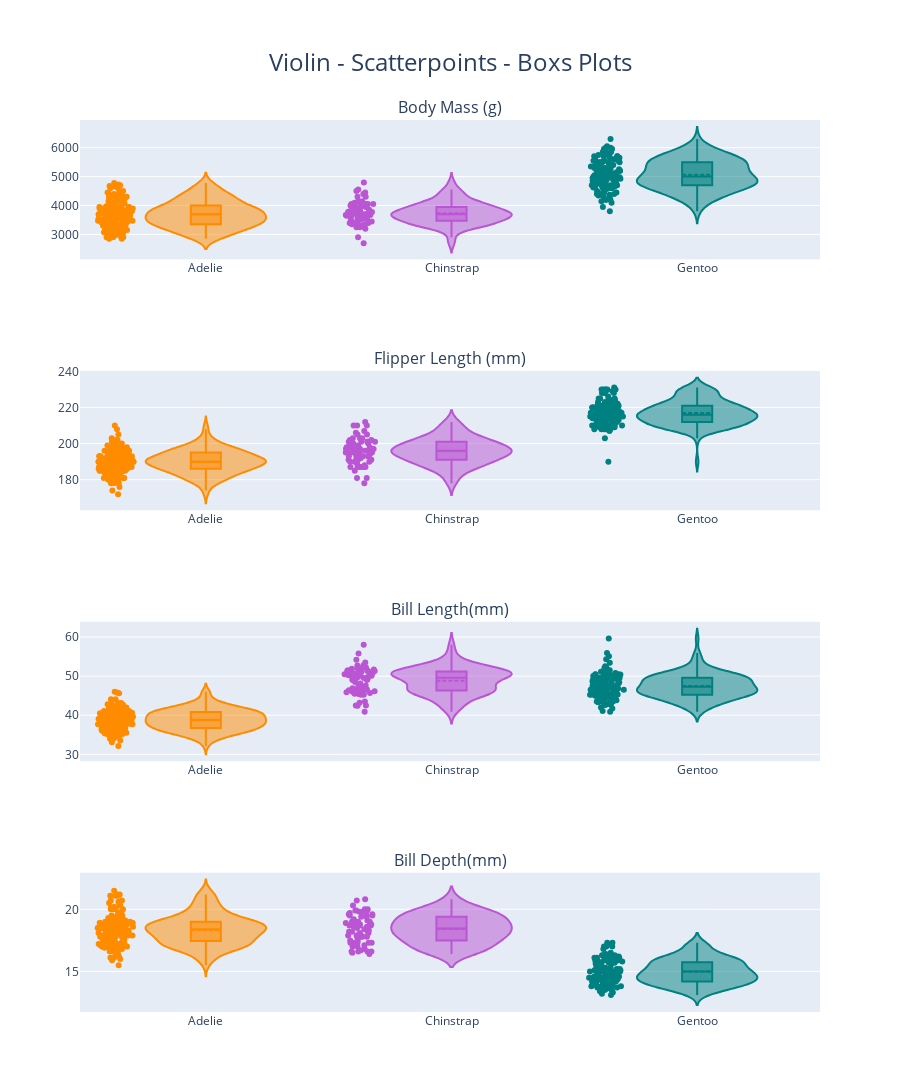

Here is the notebook cell this chart was saved with:
### Code cell
from plotly.subplots import make_subplots
import plotly.graph_objects as go
color =['darkorange','mediumorchid','teal']
trace_bm = []
for var,col in zip(df.Species.unique(),color):
    trace = go.Violin(x = df['Species'][df['Species']==var], y =df['Body_Mass(g)'][df['Species']==var],
                    box_visible=True,
                    meanline_visible=True,
                    points='all',
                    line_color=col,
                    name=var)
    trace_bm.append(trace)
trace_flipper = []
for var,col in zip(df.Species.unique(),color):
    trace2 = go.Violin(x = df['Species'][df['Species']==var], y =df['Flipper_Length(mm)'][df['Species']==var],
             box_visible=True,
             meanline_visible=True,
             points='all',
             line_color=col,
        )
    trace_flipper.append(trace2)

trace_bill_lenght = []
for var,col in zip(df.Species.unique(),color):
    trace2 = go.Violin(x = df['Species'][df['Species']==var], y =df['Bill_Length(mm)'][df['Species']==var],
             box_visible=True,
             meanline_visible=True,
             points='all',
             line_color=col,
        )
    trace_bill_lenght.append(trace2)

trace_bill_depth = []
for var,col in zip(df.Species.unique(),color):
    trace2 = go.Violin(x = df['Species'][df['Species']==var], y =df['Bill_Depth(mm)'][df['Species']==var],
             box_visible=True,
             meanline_visible=True,
             points='all',
             line_color=col,
        )
    trace_bill_depth.append(trace2)

fig = make_subplots(rows=4, cols=1, subplot_titles=("Body Mass (g)","Flipper Length (mm)", 'Bill Length(mm)', 'Bill Depth(mm)')) 
for i in trace_bm:
    fig.add_trace(i,row=1,col=1)
for j in trace_flipper:    
    fig.add_trace(j,row=2,col=1)
for j in trace_bill_lenght:    
    fig.add_trace(j,row=3,col=1)
for j in trace_bill_depth:    
    fig.add_trace(j,row=4,col=1)
fig.update_layout(showlegend = False, 
                    title = 'Violin - Scatterpoints - Boxs Plots',
                    title_x=0.5,
                    title_y=0.95,
                    title_font=dict(size=24),
                    height=1200,
                    margin=dict(t=120))
fig.show()

### Figure 1 — Plotly figure (JSON) as saved in the notebook; plotly's stock layout.template omitted (floating-point values rounded to 4 significant figures; data arrays with more than 128 entries replaced by an {"elided": "..."} marker saying what was removed)
{"data": [{"box": {"visible": true}, "line": {"color": "darkorange"}, "meanline": {"visible": true}, "name": "Adelie", "points": "all", "type": "violin", "x": {"elided": "152 str values"}, "xaxis": "x", "y": {"elided": "152 int values"}, "yaxis": "y"}, {"box": {"visible": true}, "line": {"color": "mediumorchid"}, "meanline": {"visible": true}, "name": "Chinstrap", "points": "all", "type": "violin", "x": ["Chinstrap", "Chinstrap", "Chinstrap", "Chinstrap", "Chinstrap", "Chinstrap", "Chinstrap", "Chinstrap", "Chinstrap", "Chinstrap", "Chinstrap", "Chinstrap", "Chinstrap", "Chinstrap", "Chinstrap", "Chinstrap", "Chinstrap", "Chinstrap", "Chinstrap", "Chinstrap", "Chinstrap", "Chinstrap", "Chinstrap", "Chinstrap", "Chinstrap", "Chinstrap", "Chinstrap", "Chinstrap", "Chinstrap", "Chinstrap", "Chinstrap", "Chinstrap", "Chinstrap", "Chinstrap", "Chinstrap", "Chinstrap", "Chinstrap", "Chinstrap", "Chinstrap", "Chinstrap", "Chinstrap", "Chinstrap", "Chinstrap", "Chinstrap", "Chinstrap", "Chinstrap", "Chinstrap", "Chinstrap", "Chinstrap", "Chinstrap", "Chinstrap", "Chinstrap", "Chinstrap", "Chinstrap", "Chinstrap", "Chinstrap", "Chinstrap", "Chinstrap", "Chinstrap", "Chinstrap", "Chinstrap", "Chinstrap", "Chinstrap", "Chinstrap", "Chinstrap", "Chinstrap", "Chinstrap", "Chinstrap"], "xaxis": "x", "y": [3500, 3900, 3650, 3525, 3725, 3950, 3250, 3750, 4150, 3700, 3800, 3775, 3700, 4050, 3575, 4050, 3300, 3700, 3450, 4400, 3600, 3400, 2900, 3800, 3300, 4150, 3400, 3800, 3700, 4550, 3200, 4300, 3350, 4100, 3600, 3900, 3850, 4800, 2700, 4500, 3950, 3650, 3550, 3500, 3675, 4450, 3400, 4300, 3250, 3675, 3325, 3950, 3600, 4050, 3350, 3450, 3250, 4050, 3800, 3525, 3950, 3650, 3650, 4000, 3400, 3775, 4100, 3775], "yaxis": "y"}, {"box": {"visible": true}, "line": {"color": "teal"}, "meanline": {"visible": true}, "name": "Gentoo", "points": "all", "type": "violin", "x": ["Gentoo", "Gentoo", "Gentoo", "Gentoo", "Gentoo", "Gentoo", "Gentoo", "Gentoo", "Gentoo", "Gentoo", "Gentoo", "Gentoo", "Gentoo", "Gentoo", "Gentoo", "Gentoo", "Gentoo", "Gentoo", "Gentoo", "Gentoo", "Gentoo", "Gentoo", "Gentoo", "Gentoo", "Gentoo", "Gentoo", "Gentoo", "Gentoo", "Gentoo", "Gentoo", "Gentoo", "Gentoo", "Gentoo", "Gentoo", "Gentoo", "Gentoo", "Gentoo", "Gentoo", "Gentoo", "Gentoo", "Gentoo", "Gentoo", "Gentoo", "Gentoo", "Gentoo", "Gentoo", "Gentoo", "Gentoo", "Gentoo", "Gentoo", "Gentoo", "Gentoo", "Gentoo", "Gentoo", "Gentoo", "Gentoo", "Gentoo", "Gentoo", "Gentoo", "Gentoo", "Gentoo", "Gentoo", "Gentoo", "Gentoo", "Gentoo", "Gentoo", "Gentoo", "Gentoo", "Gentoo", "Gentoo", "Gentoo", "Gentoo", "Gentoo", "Gentoo", "Gentoo", "Gentoo", "Gentoo", "Gentoo", "Gentoo", "Gentoo", "Gentoo", "Gentoo", "Gentoo", "Gentoo", "Gentoo", "Gentoo", "Gentoo", "Gentoo", "Gentoo", "Gentoo", "Gentoo", "Gentoo", "Gentoo", "Gentoo", "Gentoo", "Gentoo", "Gentoo", "Gentoo", "Gentoo", "Gentoo", "Gentoo", "Gentoo", "Gentoo", "Gentoo", "Gentoo", "Gentoo", "Gentoo", "Gentoo", "Gentoo", "Gentoo", "Gentoo", "Gentoo", "Gentoo", "Gentoo", "Gentoo", "Gentoo", "Gentoo", "Gentoo", "Gentoo", "Gentoo", "Gentoo", "Gentoo", "Gentoo", "Gentoo"], "xaxis": "x", "y": [4500, 5700, 4450, 5700, 5400, 4550, 4800, 5200, 4400, 5150, 4650, 5550, 4650, 5850, 4200, 5850, 4150, 6300, 4800, 5350, 5700, 5000, 4400, 5050, 5000, 5100, 4100, 5650, 4600, 5550, 5250, 4700, 5050, 6050, 5150, 5400, 4950, 5250, 4350, 5350, 3950, 5700, 4300, 4750, 5550, 4900, 4200, 5400, 5100, 5300, 4850, 5300, 4400, 5000, 4900, 5050, 4300, 5000, 4450, 5550, 4200, 5300, 4400, 5650, 4700, 5700, 4650, 5800, 4700, 5550, 4750, 5000, 5100, 5200, 4700, 5800, 4600, 6000, 4750, 5950, 4625, 5450, 4725, 5350, 4750, 5600, 4600, 5300, 4875, 5550, 4950, 5400, 4750, 5650, 4850, 5200, 4925, 4875, 4625, 5250, 4850, 5600, 4975, 5500, 4725, 5500, 4700, 5500, 4575, 5500, 5000, 5950, 4650, 5500, 4375, 5850, 4875, 6000, 4925, 3800, 4850, 5750, 5200, 5400], "yaxis": "y"}, {"box": {"visible": true}, "line": {"color": "darkorange"}, "meanline": {"visible": true}, "points": "all", "type": "violin", "x": {"elided": "152 str values"}, "xaxis": "x2", "y": {"elided": "152 int values"}, "yaxis": "y2"}, {"box": {"visible": true}, "line": {"color": "mediumorchid"}, "meanline": {"visible": true}, "points": "all", "type": "violin", "x": ["Chinstrap", "Chinstrap", "Chinstrap", "Chinstrap", "Chinstrap", "Chinstrap", "Chinstrap", "Chinstrap", "Chinstrap", "Chinstrap", "Chinstrap", "Chinstrap", "Chinstrap", "Chinstrap", "Chinstrap", "Chinstrap", "Chinstrap", "Chinstrap", "Chinstrap", "Chinstrap", "Chinstrap", "Chinstrap", "Chinstrap", "Chinstrap", "Chinstrap", "Chinstrap", "Chinstrap", "Chinstrap", "Chinstrap", "Chinstrap", "Chinstrap", "Chinstrap", "Chinstrap", "Chinstrap", "Chinstrap", "Chinstrap", "Chinstrap", "Chinstrap", "Chinstrap", "Chinstrap", "Chinstrap", "Chinstrap", "Chinstrap", "Chinstrap", "Chinstrap", "Chinstrap", "Chinstrap", "Chinstrap", "Chinstrap", "Chinstrap", "Chinstrap", "Chinstrap", "Chinstrap", "Chinstrap", "Chinstrap", "Chinstrap", "Chinstrap", "Chinstrap", "Chinstrap", "Chinstrap", "Chinstrap", "Chinstrap", "Chinstrap", "Chinstrap", "Chinstrap", "Chinstrap", "Chinstrap", "Chinstrap"], "xaxis": "x2", "y": [192, 196, 193, 188, 197, 198, 178, 197, 195, 198, 193, 194, 185, 201, 190, 201, 197, 181, 190, 195, 181, 191, 187, 193, 195, 197, 200, 200, 191, 205, 187, 201, 187, 203, 195, 199, 195, 210, 192, 205, 210, 187, 196, 196, 196, 201, 190, 212, 187, 198, 199, 201, 193, 203, 187, 197, 191, 203, 202, 194, 206, 189, 195, 207, 202, 193, 210, 198], "yaxis": "y2"}, {"box": {"visible": true}, "line": {"color": "teal"}, "meanline": {"visible": true}, "points": "all", "type": "violin", "x": ["Gentoo", "Gentoo", "Gentoo", "Gentoo", "Gentoo", "Gentoo", "Gentoo", "Gentoo", "Gentoo", "Gentoo", "Gentoo", "Gentoo", "Gentoo", "Gentoo", "Gentoo", "Gentoo", "Gentoo", "Gentoo", "Gentoo", "Gentoo", "Gentoo", "Gentoo", "Gentoo", "Gentoo", "Gentoo", "Gentoo", "Gentoo", "Gentoo", "Gentoo", "Gentoo", "Gentoo", "Gentoo", "Gentoo", "Gentoo", "Gentoo", "Gentoo", "Gentoo", "Gentoo", "Gentoo", "Gentoo", "Gentoo", "Gentoo", "Gentoo", "Gentoo", "Gentoo", "Gentoo", "Gentoo", "Gentoo", "Gentoo", "Gentoo", "Gentoo", "Gentoo", "Gentoo", "Gentoo", "Gentoo", "Gentoo", "Gentoo", "Gentoo", "Gentoo", "Gentoo", "Gentoo", "Gentoo", "Gentoo", "Gentoo", "Gentoo", "Gentoo", "Gentoo", "Gentoo", "Gentoo", "Gentoo", "Gentoo", "Gentoo", "Gentoo", "Gentoo", "Gentoo", "Gentoo", "Gentoo", "Gentoo", "Gentoo", "Gentoo", "Gentoo", "Gentoo", "Gentoo", "Gentoo", "Gentoo", "Gentoo", "Gentoo", "Gentoo", "Gentoo", "Gentoo", "Gentoo", "Gentoo", "Gentoo", "Gentoo", "Gentoo", "Gentoo", "Gentoo", "Gentoo", "Gentoo", "Gentoo", "Gentoo", "Gentoo", "Gentoo", "Gentoo", "Gentoo", "Gentoo", "Gentoo", "Gentoo", "Gentoo", "Gentoo", "Gentoo", "Gentoo", "Gentoo", "Gentoo", "Gentoo", "Gentoo", "Gentoo", "Gentoo", "Gentoo", "Gentoo", "Gentoo", "Gentoo", "Gentoo", "Gentoo"], "xaxis": "x2", "y": [211, 230, 210, 218, 215, 210, 211, 219, 209, 215, 214, 216, 214, 213, 210, 217, 210, 221, 209, 222, 218, 215, 213, 215, 215, 215, 216, 215, 210, 220, 222, 209, 207, 230, 220, 220, 213, 219, 208, 208, 208, 225, 210, 216, 222, 217, 210, 225, 213, 215, 210, 220, 210, 225, 217, 220, 208, 220, 208, 224, 208, 221, 214, 231, 219, 230, 214, 229, 220, 223, 216, 221, 221, 217, 216, 230, 209, 220, 215, 223, 212, 221, 212, 224, 212, 228, 218, 218, 212, 230, 218, 228, 212, 224, 214, 226, 216, 222, 203, 225, 219, 228, 215, 228, 216, 215, 210, 219, 208, 209, 216, 229, 213, 230, 217, 230, 217, 222, 214, 190, 215, 222, 212, 213], "yaxis": "y2"}, {"box": {"visible": true}, "line": {"color": "darkorange"}, "meanline": {"visible": true}, "points": "all", "type": "violin", "x": {"elided": "152 str values"}, "xaxis": "x3", "y": {"elided": "152 float values"}, "yaxis": "y3"}, {"box": {"visible": true}, "line": {"color": "mediumorchid"}, "meanline": {"visible": true}, "points": "all", "type": "violin", "x": ["Chinstrap", "Chinstrap", "Chinstrap", "Chinstrap", "Chinstrap", "Chinstrap", "Chinstrap", "Chinstrap", "Chinstrap", "Chinstrap", "Chinstrap", "Chinstrap", "Chinstrap", "Chinstrap", "Chinstrap", "Chinstrap", "Chinstrap", "Chinstrap", "Chinstrap", "Chinstrap", "Chinstrap", "Chinstrap", "Chinstrap", "Chinstrap", "Chinstrap", "Chinstrap", "Chinstrap", "Chinstrap", "Chinstrap", "Chinstrap", "Chinstrap", "Chinstrap", "Chinstrap", "Chinstrap", "Chinstrap", "Chinstrap", "Chinstrap", "Chinstrap", "Chinstrap", "Chinstrap", "Chinstrap", "Chinstrap", "Chinstrap", "Chinstrap", "Chinstrap", "Chinstrap", "Chinstrap", "Chinstrap", "Chinstrap", "Chinstrap", "Chinstrap", "Chinstrap", "Chinstrap", "Chinstrap", "Chinstrap", "Chinstrap", "Chinstrap", "Chinstrap", "Chinstrap", "Chinstrap", "Chinstrap", "Chinstrap", "Chinstrap", "Chinstrap", "Chinstrap", "Chinstrap", "Chinstrap", "Chinstrap"], "xaxis": "x3", "y": [46.5, 50, 51.3, 45.4, 52.7, 45.2, 46.1, 51.3, 46, 51.3, 46.6, 51.7, 47, 52, 45.9, 50.5, 50.3, 58, 46.4, 49.2, 42.4, 48.5, 43.2, 50.6, 46.7, 52, 50.5, 49.5, 46.4, 52.8, 40.9, 54.2, 42.5, 51, 49.7, 47.5, 47.6, 52, 46.9, 53.5, 49, 46.2, 50.9, 45.5, 50.9, 50.8, 50.1, 49, 51.5, 49.8, 48.1, 51.4, 45.7, 50.7, 42.5, 52.2, 45.2, 49.3, 50.2, 45.6, 51.9, 46.8, 45.7, 55.8, 43.5, 49.6, 50.8, 50.2], "yaxis": "y3"}, {"box": {"visible": true}, "line": {"color": "teal"}, "meanline": {"visible": true}, "points": "all", "type": "violin", "x": ["Gentoo", "Gentoo", "Gentoo", "Gentoo", "Gentoo", "Gentoo", "Gentoo", "Gentoo", "Gentoo", "Gentoo", "Gentoo", "Gentoo", "Gentoo", "Gentoo", "Gentoo", "Gentoo", "Gentoo", "Gentoo", "Gentoo", "Gentoo", "Gentoo", "Gentoo", "Gentoo", "Gentoo", "Gentoo", "Gentoo", "Gentoo", "Gentoo", "Gentoo", "Gentoo", "Gentoo", "Gentoo", "Gentoo", "Gentoo", "Gentoo", "Gentoo", "Gentoo", "Gentoo", "Gentoo", "Gentoo", "Gentoo", "Gentoo", "Gentoo", "Gentoo", "Gentoo", "Gentoo", "Gentoo", "Gentoo", "Gentoo", "Gentoo", "Gentoo", "Gentoo", "Gentoo", "Gentoo", "Gentoo", "Gentoo", "Gentoo", "Gentoo", "Gentoo", "Gentoo", "Gentoo", "Gentoo", "Gentoo", "Gentoo", "Gentoo", "Gentoo", "Gentoo", "Gentoo", "Gentoo", "Gentoo", "Gentoo", "Gentoo", "Gentoo", "Gentoo", "Gentoo", "Gentoo", "Gentoo", "Gentoo", "Gentoo", "Gentoo", "Gentoo", "Gentoo", "Gentoo", "Gentoo", "Gentoo", "Gentoo", "Gentoo", "Gentoo", "Gentoo", "Gentoo", "Gentoo", "Gentoo", "Gentoo", "Gentoo", "Gentoo", "Gentoo", "Gentoo", "Gentoo", "Gentoo", "Gentoo", "Gentoo", "Gentoo", "Gentoo", "Gentoo", "Gentoo", "Gentoo", "Gentoo", "Gentoo", "Gentoo", "Gentoo", "Gentoo", "Gentoo", "Gentoo", "Gentoo", "Gentoo", "Gentoo", "Gentoo", "Gentoo", "Gentoo", "Gentoo", "Gentoo", "Gentoo", "Gentoo", "Gentoo"], "xaxis": "x3", "y": [46.1, 50, 48.7, 50, 47.6, 46.5, 45.4, 46.7, 43.3, 46.8, 40.9, 49, 45.5, 48.4, 45.8, 49.3, 42, 49.2, 46.2, 48.7, 50.2, 45.1, 46.5, 46.3, 42.9, 46.1, 44.5, 47.8, 48.2, 50, 47.3, 42.8, 45.1, 59.6, 49.1, 48.4, 42.6, 44.4, 44, 48.7, 42.7, 49.6, 45.3, 49.6, 50.5, 43.6, 45.5, 50.5, 44.9, 45.2, 46.6, 48.5, 45.1, 50.1, 46.5, 45, 43.8, 45.5, 43.2, 50.4, 45.3, 46.2, 45.7, 54.3, 45.8, 49.8, 46.2, 49.5, 43.5, 50.7, 47.7, 46.4, 48.2, 46.5, 46.4, 48.6, 47.5, 51.1, 45.2, 45.2, 49.1, 52.5, 47.4, 50, 44.9, 50.8, 43.4, 51.3, 47.5, 52.1, 47.5, 52.2, 45.5, 49.5, 44.5, 50.8, 49.4, 46.9, 48.4, 51.1, 48.5, 55.9, 47.2, 49.1, 47.3, 46.8, 41.7, 53.4, 43.3, 48.1, 50.5, 49.8, 43.5, 51.5, 46.2, 55.1, 44.5, 48.8, 47.2, 41.1, 46.8, 50.4, 45.2, 49.9], "yaxis": "y3"}, {"box": {"visible": true}, "line": {"color": "darkorange"}, "meanline": {"visible": true}, "points": "all", "type": "violin", "x": {"elided": "152 str values"}, "xaxis": "x4", "y": {"elided": "152 float values"}, "yaxis": "y4"}, {"box": {"visible": true}, "line": {"color": "mediumorchid"}, "meanline": {"visible": true}, "points": "all", "type": "violin", "x": ["Chinstrap", "Chinstrap", "Chinstrap", "Chinstrap", "Chinstrap", "Chinstrap", "Chinstrap", "Chinstrap", "Chinstrap", "Chinstrap", "Chinstrap", "Chinstrap", "Chinstrap", "Chinstrap", "Chinstrap", "Chinstrap", "Chinstrap", "Chinstrap", "Chinstrap", "Chinstrap", "Chinstrap", "Chinstrap", "Chinstrap", "Chinstrap", "Chinstrap", "Chinstrap", "Chinstrap", "Chinstrap", "Chinstrap", "Chinstrap", "Chinstrap", "Chinstrap", "Chinstrap", "Chinstrap", "Chinstrap", "Chinstrap", "Chinstrap", "Chinstrap", "Chinstrap", "Chinstrap", "Chinstrap", "Chinstrap", "Chinstrap", "Chinstrap", "Chinstrap", "Chinstrap", "Chinstrap", "Chinstrap", "Chinstrap", "Chinstrap", "Chinstrap", "Chinstrap", "Chinstrap", "Chinstrap", "Chinstrap", "Chinstrap", "Chinstrap", "Chinstrap", "Chinstrap", "Chinstrap", "Chinstrap", "Chinstrap", "Chinstrap", "Chinstrap", "Chinstrap", "Chinstrap", "Chinstrap", "Chinstrap"], "xaxis": "x4", "y": [17.9, 19.5, 19.2, 18.7, 19.8, 17.8, 18.2, 18.2, 18.9, 19.9, 17.8, 20.3, 17.3, 18.1, 17.1, 19.6, 20, 17.8, 18.6, 18.2, 17.3, 17.5, 16.6, 19.4, 17.9, 19, 18.4, 19, 17.8, 20, 16.6, 20.8, 16.7, 18.8, 18.6, 16.8, 18.3, 20.7, 16.6, 19.9, 19.5, 17.5, 19.1, 17, 17.9, 18.5, 17.9, 19.6, 18.7, 17.3, 16.4, 19, 17.3, 19.7, 17.3, 18.8, 16.6, 19.9, 18.8, 19.4, 19.5, 16.5, 17, 19.8, 18.1, 18.2, 19, 18.7], "yaxis": "y4"}, {"box": {"visible": true}, "line": {"color": "teal"}, "meanline": {"visible": true}, "points": "all", "type": "violin", "x": ["Gentoo", "Gentoo", "Gentoo", "Gentoo", "Gentoo", "Gentoo", "Gentoo", "Gentoo", "Gentoo", "Gentoo", "Gentoo", "Gentoo", "Gentoo", "Gentoo", "Gentoo", "Gentoo", "Gentoo", "Gentoo", "Gentoo", "Gentoo", "Gentoo", "Gentoo", "Gentoo", "Gentoo", "Gentoo", "Gentoo", "Gentoo", "Gentoo", "Gentoo", "Gentoo", "Gentoo", "Gentoo", "Gentoo", "Gentoo", "Gentoo", "Gentoo", "Gentoo", "Gentoo", "Gentoo", "Gentoo", "Gentoo", "Gentoo", "Gentoo", "Gentoo", "Gentoo", "Gentoo", "Gentoo", "Gentoo", "Gentoo", "Gentoo", "Gentoo", "Gentoo", "Gentoo", "Gentoo", "Gentoo", "Gentoo", "Gentoo", "Gentoo", "Gentoo", "Gentoo", "Gentoo", "Gentoo", "Gentoo", "Gentoo", "Gentoo", "Gentoo", "Gentoo", "Gentoo", "Gentoo", "Gentoo", "Gentoo", "Gentoo", "Gentoo", "Gentoo", "Gentoo", "Gentoo", "Gentoo", "Gentoo", "Gentoo", "Gentoo", "Gentoo", "Gentoo", "Gentoo", "Gentoo", "Gentoo", "Gentoo", "Gentoo", "Gentoo", "Gentoo", "Gentoo", "Gentoo", "Gentoo", "Gentoo", "Gentoo", "Gentoo", "Gentoo", "Gentoo", "Gentoo", "Gentoo", "Gentoo", "Gentoo", "Gentoo", "Gentoo", "Gentoo", "Gentoo", "Gentoo", "Gentoo", "Gentoo", "Gentoo", "Gentoo", "Gentoo", "Gentoo", "Gentoo", "Gentoo", "Gentoo", "Gentoo", "Gentoo", "Gentoo", "Gentoo", "Gentoo", "Gentoo", "Gentoo", "Gentoo", "Gentoo"], "xaxis": "x4", "y": [13.2, 16.3, 14.1, 15.2, 14.5, 13.5, 14.6, 15.3, 13.4, 15.4, 13.7, 16.1, 13.7, 14.6, 14.6, 15.7, 13.5, 15.2, 14.5, 15.1, 14.3, 14.5, 14.5, 15.8, 13.1, 15.1, 14.3, 15, 14.3, 15.3, 15.3, 14.2, 14.5, 17, 14.8, 16.3, 13.7, 17.3, 13.6, 15.7, 13.7, 16, 13.7, 15, 15.9, 13.9, 13.9, 15.9, 13.3, 15.8, 14.2, 14.1, 14.4, 15, 14.4, 15.4, 13.9, 15, 14.5, 15.3, 13.8, 14.9, 13.9, 15.7, 14.2, 16.8, 14.4, 16.2, 14.2, 15, 15, 15.6, 15.6, 14.8, 15, 16, 14.2, 16.3, 13.8, 16.4, 14.5, 15.6, 14.6, 15.9, 13.8, 17.3, 14.4, 14.2, 14, 17, 15, 17.1, 14.5, 16.1, 14.7, 15.7, 15.8, 14.6, 14.4, 16.5, 15, 17, 15.5, 15, 13.8, 16.1, 14.7, 15.8, 14, 15.1, 15.2, 15.9, 15.2, 16.3, 14.1, 16, 15.7, 16.2, 13.7, 17, 14.3, 15.7, 14.8, 16.1], "yaxis": "y4"}], "layout": {"annotations": [{"font": {"size": 16}, "showarrow": false, "text": "Body Mass (g)", "x": 0.5, "xanchor": "center", "xref": "paper", "y": 1, "yanchor": "bottom", "yref": "paper"}, {"font": {"size": 16}, "showarrow": false, "text": "Flipper Length (mm)", "x": 0.5, "xanchor": "center", "xref": "paper", "y": 0.7188, "yanchor": "bottom", "yref": "paper"}, {"font": {"size": 16}, "showarrow": false, "text": "Bill Length(mm)", "x": 0.5, "xanchor": "center", "xref": "paper", "y": 0.4375, "yanchor": "bottom", "yref": "paper"}, {"font": {"size": 16}, "showarrow": false, "text": "Bill Depth(mm)", "x": 0.5, "xanchor": "center", "xref": "paper", "y": 0.1562, "yanchor": "bottom", "yref": "paper"}], "height": 1200, "margin": {"t": 120}, "showlegend": false, "title": {"font": {"size": 24}, "text": "Violin - Scatterpoints - Boxs Plots", "x": 0.5, "y": 0.95}, "xaxis": {"anchor": "y", "domain": [0, 1]}, "xaxis2": {"anchor": "y2", "domain": [0, 1]}, "xaxis3": {"anchor": "y3", "domain": [0, 1]}, "xaxis4": {"anchor": "y4", "domain": [0, 1]}, "yaxis": {"anchor": "x", "domain": [0.8438, 1]}, "yaxis2": {"anchor": "x2", "domain": [0.5625, 0.7188]}, "yaxis3": {"anchor": "x3", "domain": [0.2812, 0.4375]}, "yaxis4": {"anchor": "x4", "domain": [0, 0.1562]}}}
